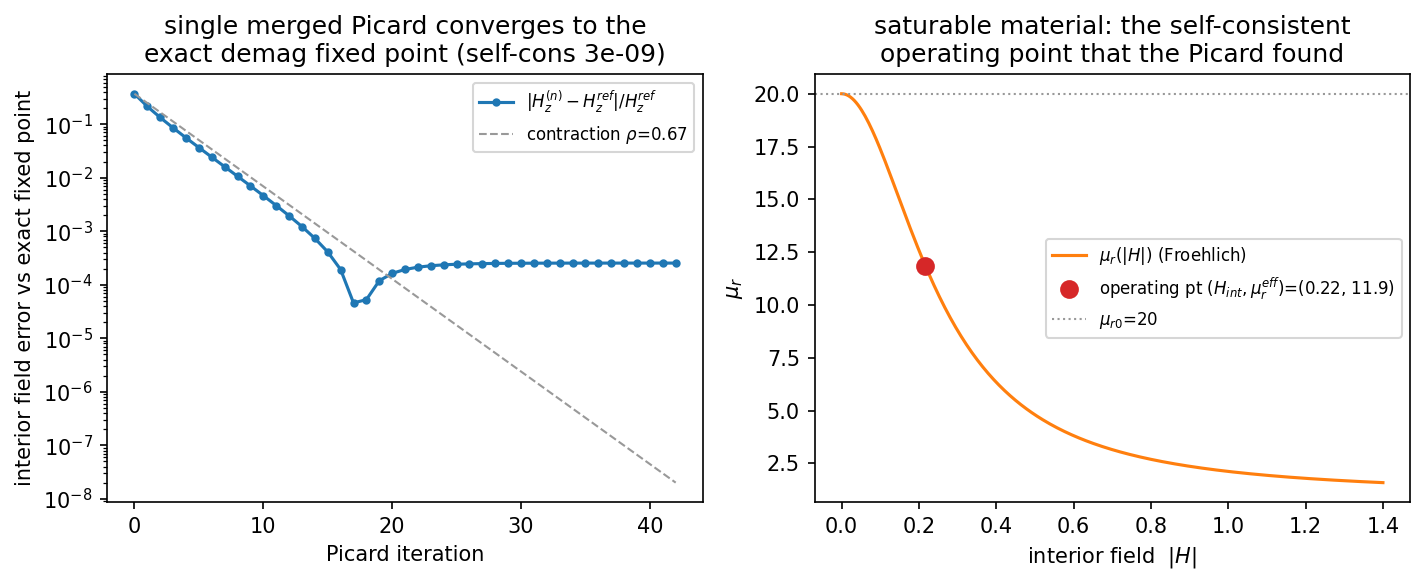

Recreate this plot in Python.
"""Rung 3: the 3-D MERGE -- nonlinear saturation + exact Kelvin open boundary in
ONE Picard (geometry + material together).

RESEARCH example (track A, the capstone of "Kelvin in the hodograph").  Rungs
1-2 put the Kelvin open boundary in the hodograph/Clebsch frame (LINEAR);
rung 1.5b showed that in 2-D the hodograph LINEARISES saturation (one shot, no
loop).  **3-D does NOT auto-linearise** -- the Clebsch pair (psi, chi) is two
potentials for three coordinates (a gauge/helicity freedom), so there is no
clean (x,y,z) <-> (hodograph) interchange.  So the 3-D story is the user's
"混ぜて短く" in its honest 3-D form: a SINGLE Picard that updates the **geometry**
(the exact open boundary -- the Kelvin two-sphere from rung 2) and the
**material** (mu from |H| -- the saturation from rung 1.5a) TOGETHER, rather
than nesting an air-box-truncation loop inside a material loop.

The merge:
  - GEOMETRY (open boundary): the Kelvin two-sphere domain (periodic
    kelvin_int <-> kelvin_ext, GND at infinity, weight mu' = (R/rho')^2 mu0) --
    so there is NO air-box truncation loop to converge.  It is exact, once.
  - MATERIAL (saturation): mu_r = mu_r(|H|) in the magnetic body, updated each
    Picard step from the current H = Hs - grad(Omega).
  - ONE under-relaxed reduced-Omega Picard does both.  (Under-relaxation per the
    rung 1.5b lesson: undamped substitution oscillates under strong contrast.)

Exact reference (a saturable SPHERE in a uniform field has a UNIFORM interior,
so its nonlinear solution is equivalent to a LINEAR sphere with the
self-consistent mu_r_eff): the scalar demag fixed point

    H_int = 3 H0 / (mu_r(H_int) + 2),     mu_r_eff = mu_r(H_int).

The FEM interior field must reproduce this H_int, and the converged sphere's
EXTERIOR field must match the exact uniform + induced-dipole of the equivalent
mu_r_eff sphere -- the strong test of the Kelvin open boundary, now on the
nonlinear solution.

Honest scope: this is the STABLE saturation regime.  The reduced-Omega
H-input Picard fixed point H = 3H0/(mu_r(H)+2) is contractive only while
|d RHS/dH| < 1; for a *very steep* B-H curve that derivative exceeds 1 and the
H-input loop goes unstable (NO under-relaxation cures a positive-slope unstable
fixed point) -- the general cure is the convex B-input nu(|B|) formulation
(rung 1.5a's lesson, here in 3-D a vector-potential form).  We stay in the
stable regime and report the contraction factor so the limit is explicit.

Verified (mu_r0=20, Hk=0.25, sphere a=0.2, Kelvin R=0.5, order 3, maxh 0.06,
ne 14301): the single Picard converges in 42 iters to the scalar demag fixed
point -- interior field_error 2.5e-4; the converged sphere is equivalent to
mu_r_eff = 11.9 < mu_r0 = 20 (saturated); EXTERIOR field_error 3.1e-3 vs the
equivalent dipole (vs 6.7e-3 for a truncated r/a=5 air box -- the Kelvin win,
now on the nonlinear solution); and the iterate is its own frozen re-solve to
3.2e-9 (the true-fixed-point diagnostic).  Contraction |dRHS/dH| = 0.67 (< 1,
the stable regime).

run:  python clebsch_kelvin_nonlinear_3d.py
"""
import math
import os

from numpy import pi, sqrt as npsqrt
import numpy as np
from ngsolve import (Mesh, H1, Periodic, GridFunction, grad, InnerProduct, dx,
                     CF, x, y, z, sqrt, BilinearForm, LinearForm, TaskManager,
                     Integrate)
from radia.kelvin_material import make_reduced_potential_background_cf

import clebsch_kelvin_3d as ck       # reuse geometry + verification helpers

MU0 = 4 * pi * 1e-7


def _mu_r(Hmag, mur0, Hk):
    """Froehlich saturation in H: mu_r0 at H=0, -> 1 as |H| -> infinity."""
    return 1.0 + (mur0 - 1.0) / (1.0 + (Hmag / Hk) ** 2)


def _demag_fixed_point(H0, mur0, Hk, n=200000):
    """Exact reference: the scalar self-consistent interior field of a saturable
    SPHERE, H = 3 H0/(mu_r(H)+2).  Returns (H_int, mu_r_eff, contraction) where
    contraction = |d RHS/dH| at the fixed point (<1 => the H-input Picard is
    stable; >=1 => needs the convex B-input form)."""
    H = 3.0 * H0 / (mur0 + 2.0)
    for _ in range(n):
        Hn = 3.0 * H0 / (_mu_r(H, mur0, Hk) + 2.0)
        if abs(Hn - H) < 1e-15 * H0:
            H = Hn
            break
        H = 0.5 * (H + Hn)                                # damped scalar solve
    mur = _mu_r(H, mur0, Hk)
    dmur = (mur0 - 1.0) * (-2.0 * H / Hk ** 2) / (1.0 + (H / Hk) ** 2) ** 2
    contraction = abs(-3.0 * H0 * dmur / (mur + 2.0) ** 2)
    return H, mur, contraction


def solve_nonlinear(mur0=20.0, Hk=0.25, order=3, maxh=0.06, a=0.2, R_K=0.5,
                    offset=(2.0, 0.0, 0.0), H0=1.0, niter=120, tol=1e-8,
                    relax=1.0, with_airbox=True, maxh_airbox=None):
    """Single under-relaxed reduced-Omega Picard on the Kelvin two-sphere domain
    with a saturable magnetic sphere.  Returns the convergence to the scalar
    demag fixed point + the Kelvin open-boundary win on the nonlinear solution."""
    H_ref, mur_eff_ref, contraction = _demag_fixed_point(H0, mur0, Hk)
    Hz_ref = H_ref                                        # interior field = H_int

    with TaskManager():
        mesh = Mesh(ck._kelvin_geometry(a, R_K, offset).GenerateMesh(maxh=maxh))
        mesh.Curve(order)
        ox, oy, oz = offset
        rho2 = (x - ox) ** 2 + (y - oy) ** 2 + (z - oz) ** 2 + 1e-24
        kmask = mesh.MaterialCF({"kelvin": 1.0}, default=0.0)
        magmask = mesh.MaterialCF({"magnetic": 1.0}, default=0.0)
        Hs = make_reduced_potential_background_cf(
            mesh, lambda xc, yc, zc: CF((0.0, 0.0, H0)),
            R_K=R_K, offset=offset, kelvin_mats=("kelvin",), dim=3)

        fes = Periodic(H1(mesh, order=order, dirichlet_bbnd="GND"))
        u, v = fes.TnT()

        def assemble_solve(mur_cf):
            # mu: mu_r(|H|)*mu0 in the magnet, mu0 in air_inner, Kelvin weight in
            # the exterior shell -- the geometry (open boundary) lives in the
            # FIXED Kelvin weight; only the magnet's mu changes per Picard step.
            mu = (magmask * (mur_cf * MU0)
                  + (1.0 - magmask - kmask) * MU0
                  + kmask * MU0 * (R_K * R_K / rho2))
            aO = BilinearForm(mu * InnerProduct(grad(u), grad(v)) * dx)
            aO.Assemble()
            fO = LinearForm(mu * InnerProduct(Hs, grad(v)) * dx)
            fO.Assemble()
            g = GridFunction(fes, name="Omega")
            g.vec.data = aO.mat.Inverse(fes.FreeDofs(),
                                        inverse="sparsecholesky") * fO.vec
            return g

        gfO = assemble_solve(CF(mur0))                   # linear seed
        Hz_prev = ck._interior_H(mesh, Hs - grad(gfO))[1]
        hist = [Hz_prev]                                 # interior Hz per Picard step
        nit = 0
        for it in range(niter):
            H = Hs - grad(gfO)
            Hmag = sqrt(InnerProduct(H, H) + 1e-30)
            gnew = assemble_solve(_mu_r(Hmag, mur0, Hk))
            gfO.vec.data = (1.0 - relax) * gfO.vec + relax * gnew.vec
            Hz_now = ck._interior_H(mesh, Hs - grad(gfO))[1]
            hist.append(Hz_now)
            nit = it + 1
            if abs(Hz_now - Hz_prev) < tol * abs(Hz_now):
                break
            Hz_prev = Hz_now

        # report from a CLEAN solve at the converged mu (NOT the relaxed blend --
        # rung 1.5a: a relaxed blend is not the solution of any linear problem).
        H = Hs - grad(gfO)
        mur_clean = _mu_r(sqrt(InnerProduct(H, H) + 1e-30), mur0, Hk)
        gfO = assemble_solve(mur_clean)
        H = Hs - grad(gfO)
        Hx_in, Hz_in = ck._interior_H(mesh, H)
        mur_eff_fem = _mu_r(abs(Hz_in), mur0, Hk)
        field_error = abs(Hz_in - Hz_ref) / abs(Hz_ref)

        # frozen re-solve: freeze mu at THIS H and solve again -- the converged
        # iterate must be its own re-solve (the true-fixed-point diagnostic).
        mur_frozen = _mu_r(sqrt(InnerProduct(H, H) + 1e-30), mur0, Hk)
        gfO_re = assemble_solve(mur_frozen)
        Hz_re = ck._interior_H(mesh, Hs - grad(gfO_re))[1]
        self_consistency = abs(Hz_in - Hz_re) / abs(Hz_in)

        # STRONG open-boundary test on the NONLINEAR solution: the converged
        # sphere is equivalent to a LINEAR mu_r_eff sphere, so the exterior must
        # match that sphere's exact uniform + induced dipole.
        exterior_error = ck._exterior_field_error(mesh, H, H0, a, mur_eff_ref)

        airbox_error = float("nan")
        if with_airbox:
            # the equivalent linear mu_r_eff sphere in a truncated air ball
            # (r/a=5 Dirichlet) -- the truncation error Kelvin removes.
            mh = maxh_airbox if maxh_airbox is not None else 2.2 * maxh
            mesh2 = Mesh(ck._truncated_geometry(a, 5.0 * a).GenerateMesh(maxh=mh))
            mesh2.Curve(order)
            Mu2 = mesh2.MaterialCF({"magnetic": mur_eff_ref * MU0}, default=MU0)
            fes2 = H1(mesh2, order=order, dirichlet="outer")
            u2, v2 = fes2.TnT()
            a2 = BilinearForm(Mu2 * InnerProduct(grad(u2), grad(v2)) * dx)
            a2.Assemble()
            f2 = LinearForm(Mu2 * InnerProduct(CF((0.0, 0.0, H0)), grad(v2)) * dx)
            f2.Assemble()
            gf2 = GridFunction(fes2)
            gf2.vec.data = a2.mat.Inverse(fes2.FreeDofs(),
                                          inverse="sparsecholesky") * f2.vec
            _, Hz2 = ck._interior_H(mesh2, CF((0.0, 0.0, H0)) - grad(gf2))
            airbox_error = abs(Hz2 - Hz_ref) / abs(Hz_ref)

    return {
        "mur0": mur0, "Hk": Hk, "order": order, "ne": int(mesh.ne), "n_iter": nit,
        "H0": H0, "Hz_in": float(Hz_in), "Hx_in": float(Hx_in),
        "Hz_ref": float(Hz_ref),                         # scalar demag fixed point
        "mur_eff_ref": float(mur_eff_ref),               # saturated mu_r (< mur0)
        "mur_eff_fem": float(mur_eff_fem),
        "contraction": float(contraction),               # <1 => H-input Picard stable
        "field_error": float(field_error),               # interior vs exact fixed point
        "exterior_error": float(exterior_error),         # EXTERIOR vs equivalent dipole
        "airbox_error": float(airbox_error),             # truncated r/a=5
        "self_consistency": float(self_consistency),     # iterate == frozen re-solve
        "hist": [float(h) for h in hist],                # interior Hz per Picard step
    }


def _plot(res):
    import matplotlib
    matplotlib.use("Agg")
    import matplotlib.pyplot as plt

    hist = np.array(res["hist"])
    Hz_ref = res["Hz_ref"]
    err = np.abs(hist - Hz_ref) / abs(Hz_ref)
    err = np.maximum(err, 1e-16)
    fig, (ax, ax2) = plt.subplots(1, 2, figsize=(9.6, 4.0), dpi=150)

    ax.semilogy(range(len(err)), err, "o-", color="C0", ms=3,
                label="$|H_z^{(n)}-H_z^{ref}|/H_z^{ref}$")
    ax.semilogy(range(len(err)),
                err[0] * res["contraction"] ** np.arange(len(err)), "--",
                color="0.6", lw=1.0,
                label=fr"contraction $\rho$={res['contraction']:.2f}")
    ax.set_xlabel("Picard iteration")
    ax.set_ylabel("interior field error vs exact fixed point")
    ax.set_title(f"single merged Picard converges to the\nexact demag fixed "
                 f"point (self-cons {res['self_consistency']:.0e})")
    ax.legend(fontsize=8)

    Hk, mur0, H0 = res["Hk"], res["mur0"], res["H0"]
    Hgrid = np.linspace(0.0, 1.4 * H0, 300)
    mur = 1.0 + (mur0 - 1.0) / (1.0 + (Hgrid / Hk) ** 2)
    ax2.plot(Hgrid, mur, "-", color="C1", label=r"$\mu_r(|H|)$ (Froehlich)")
    ax2.plot(res["Hz_ref"], res["mur_eff_ref"], "o", color="C3", ms=8,
             label=fr"operating pt $(H_{{int}},\mu_r^{{eff}})$="
                   fr"({res['Hz_ref']:.2f}, {res['mur_eff_ref']:.1f})")
    ax2.axhline(mur0, color="0.6", ls=":", lw=1.0, label=fr"$\mu_{{r0}}$={mur0:.0f}")
    ax2.set_xlabel("interior field  $|H|$")
    ax2.set_ylabel(r"$\mu_r$")
    ax2.set_title("saturable material: the self-consistent\noperating point that "
                  "the Picard found")
    ax2.legend(fontsize=8)

    png = os.path.splitext(os.path.abspath(__file__))[0] + ".png"
    fig.tight_layout()
    fig.savefig(png, bbox_inches="tight")
    plt.close(fig)
    print(f"  figure saved: {png}")


def main():
    print("Rung 3: nonlinear saturation + exact Kelvin open boundary in ONE "
          "Picard\n")
    r = solve_nonlinear()
    print(f"  mu_r0={r['mur0']:.0f}  Hk={r['Hk']:.2f}  H0={r['H0']:.1f}  "
          f"ne={r['ne']}  order={r['order']}  Picard iters={r['n_iter']}\n")
    print(f"  saturated:  mu_r_eff = {r['mur_eff_ref']:.3f}  (< mu_r0={r['mur0']:.0f}"
          f")   contraction |dRHS/dH| = {r['contraction']:.3f}  "
          f"({'STABLE' if r['contraction'] < 1 else 'UNSTABLE'})")
    print(f"  interior Hz = {r['Hz_in']:.6e}   (scalar demag fixed point "
          f"{r['Hz_ref']:.6e}),  Hx = {r['Hx_in']:.1e}")
    print(f"  -> interior field_error vs the EXACT fixed point = "
          f"{r['field_error']:.2e}")
    print(f"  -> EXTERIOR field_error vs the equivalent dipole = "
          f"{r['exterior_error']:.2e}  (the STRONG Kelvin test, nonlinear)")
    print(f"  -> air-box (r/a=5) interior error = {r['airbox_error']:.2e}  "
          f"(Kelvin ~{r['airbox_error']/r['field_error']:.0e}x better)")
    print(f"  -> frozen re-solve self-consistency = {r['self_consistency']:.2e}  "
          f"(the iterate IS the solution = true fixed point)")
    print("\n  => ONE Picard merged the EXACT open boundary (Kelvin geometry)")
    print("     and the saturation (mu(|H|) material) -- no nested air-box loop.")
    print("     3-D does not linearise (helicity), so the merge is a single loop,")
    print("     not a 1-shot (that is the 2-D-only Chaplygin, rung 1.5b).")
    _plot(r)


if __name__ == "__main__":
    main()
